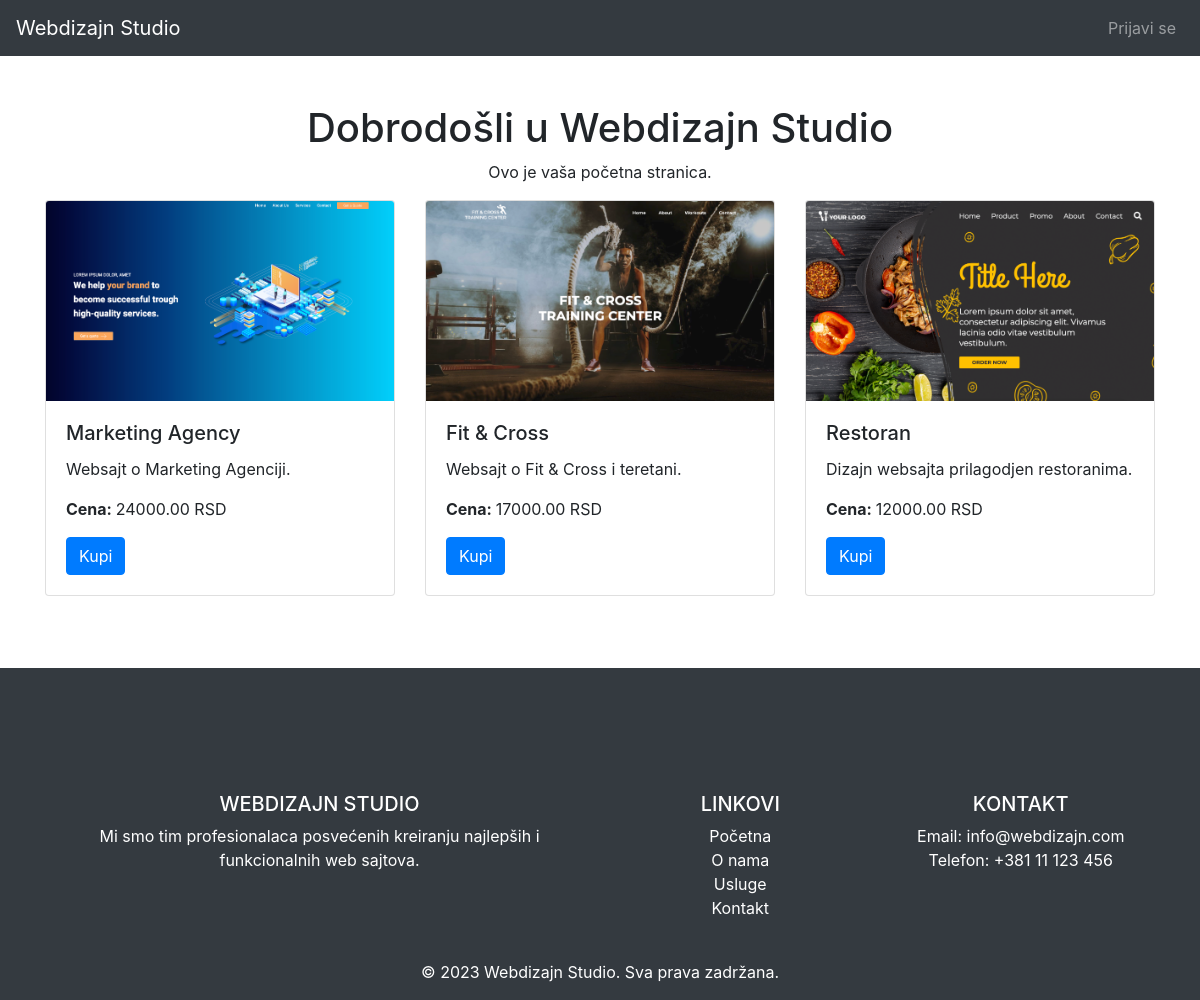
The page / on the database its author committed.
### tables this page shows
CREATE TABLE `ponude` (
  `id` int(11) NOT NULL,
  `naziv` varchar(255) NOT NULL,
  `opis` text NOT NULL,
  `cena` decimal(10,2) NOT NULL,
  `slika` varchar(255) NOT NULL,
  `datum_kreiranja` timestamp NOT NULL DEFAULT CURRENT_TIMESTAMP
);

### index.php (the view, shortened to what this page needs)
<?php
include 'db.php';
$prijavljen = isset($_SESSION['korisnicko_ime']);
?>
<!DOCTYPE html>
<html>
<head>
    <link href="https://stackpath.bootstrapcdn.com/bootstrap/4.5.2/css/bootstrap.min.css" rel="stylesheet">
</head>
<body>
    <nav class="navbar navbar-expand-lg navbar-dark bg-dark">
        <a class="navbar-brand" href="#">Webdizajn Studio</a>
        <div class="collapse navbar-collapse" id="navbarNav">
            <ul class="navbar-nav ml-auto">
                <?php if ($prijavljen): ?>
                    <li class="nav-item">
                        <a class="nav-link" href="#">Zdravo, <?php echo $_SESSION['korisnicko_ime']; ?></a>
                    </li>
                    <li class="nav-item">
                        <a class="nav-link" href="logout.php">Odjavi se</a>
                    </li>
                <?php else: ?>
                    <li class="nav-item">
                        <a class="nav-link" href="login.php">Prijavi se</a>
                    </li>
                <?php endif; ?>
            </ul>
        </div>
    </nav>
    <div class="container mt-5">
        <h1 class="text-center">Dobrodošli u Webdizajn Studio</h1>
        <p class="text-center">Ovo je vaša početna stranica.</p>
        <div class="row">
            <?php
            $sql = "SELECT * FROM ponude ORDER BY datum_kreiranja DESC";
            $result = $conn->query($sql);
            if ($result->num_rows > 0) {
                while($row = $result->fetch_assoc()) {
                    echo '<div class="col-md-4">';
                    echo '<div class="card mb-4">';
                    echo '<img src="' . $row['slika'] . '" class="card-img-top" alt="' . $row['naziv'] . '">';
                    echo '<div class="card-body">';
                    echo '<h5 class="card-title">' . $row['naziv'] . '</h5>';
                    echo '<p class="card-text">' . $row['opis'] . '</p>';
                    echo '<p class="card-text"><strong>Cena: </strong>' . $row['cena'] . ' RSD</p>';
                    echo '<button class="btn btn-primary" onclick="kupiProizvod(' . $row['id'] . ')">Kupi</button>';
                    echo '</div>';
                    echo '</div>';
                    echo '</div>';
                }
            } else {
                echo '<p class="text-center">Trenutno nema ponuda.</p>';
            }
            ?>
        </div>
    </div>
    <footer class="bg-dark text-white text-center text-lg-start mt-5" style="padding-top: 100px;">
        <div class="container p-4">
            <div class="row">
                <div class="col-lg-6 col-md-12 mb-4 mb-md-0">
                    <h5 class="text-uppercase">Webdizajn Studio</h5>
                    <p>
                        Mi smo tim profesionalaca posvećenih kreiranju najlepših i funkcionalnih web sajtova.
                    </p>
                </div>
                <div class="col-lg-3 col-md-6 mb-4 mb-md-0">
                    <h5 class="text-uppercase">Linkovi</h5>
                    <ul class="list-unstyled mb-0">
                        <li>
                            <a href="#!" class="text-white">Početna</a>
                        </li>
                        <li>
                            <a href="#!" class="text-white">O nama</a>
                        </li>
                        <li>
                            <a href="#!" class="text-white">Usluge</a>
                        </li>
                        <li>
                            <a href="#!" class="text-white">Kontakt</a>
                        </li>
                    </ul>
                </div>
                <div class="col-lg-3 col-md-6 mb-4 mb-md-0">
                    <h5 class="text-uppercase">Kontakt</h5>
                    <ul class="list-unstyled mb-0">
                        <li>
                            <a href="#!" class="text-white">Email: info@webdizajn.com</a>
                        </li>
                        <li>
                            <a href="#!" class="text-white">Telefon: +381 11 123 456</a>
                        </li>
                    </ul>
                </div>
            </div>
        </div>
        <div class="text-center p-3 bg-dark">
            &copy; 2023 Webdizajn Studio. Sva prava zadržana.
        </div>
    </footer>
</body>
</html>

### index.php (style rules this page uses)
.card { transition: transform 0.2s, box-shadow 0.2s; }
.card-img-top { height: 200px; object-fit: cover; }

### rows shown on the page
ponude: slika (picture), naziv "Marketing Agency", opis "Websajt o Marketing Agenciji.", cena "24000.00"
ponude: slika (picture), naziv "Fit & Cross", opis "Websajt o Fit & Cross i teretani.", cena "17000.00"
ponude: slika (picture), naziv "Restoran", opis "Dizajn websajta prilagodjen restoranima.", cena "12000.00"
